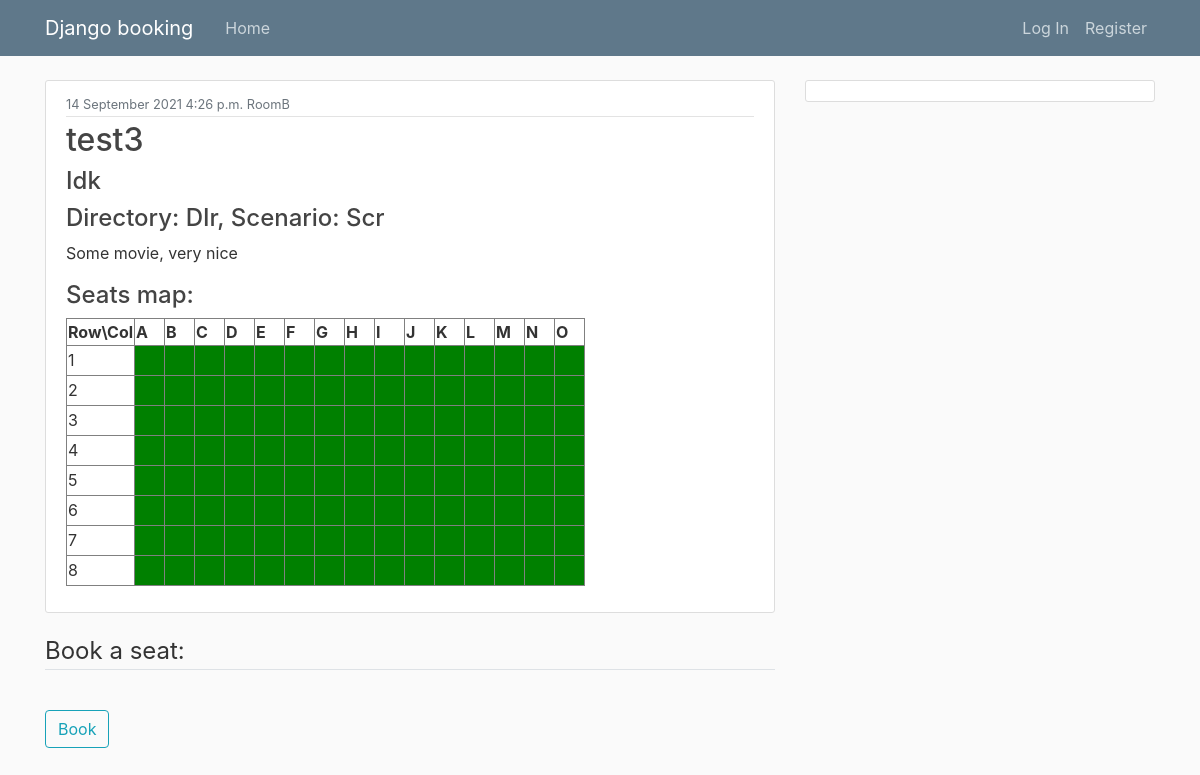
/booking/movie/11, run on the app's committed database.
### Booking/models.py (models this page shows, shortened)
class Movie(models.Model):
    title = models.CharField(max_length=100)
    description = models.TextField()
    date = models.DateField()
    time = models.TimeField()
    director = models.CharField(max_length=100)
    scriptwriter = models.CharField(max_length=100)
    studio = models.CharField(max_length=100)
    room_id = models.ForeignKey(Room, on_delete=models.CASCADE)

class Room(models.Model):
    name = models.CharField(max_length=100)
    number_of_seats = models.IntegerField()
    number_of_rows = models.IntegerField()
    number_of_columns = models.IntegerField()
    def __str__(self):
        return self.name

### Booking/views.py (the view)
# urls.py: path('movie/<int:primary_key>', movie_detail_view, name='movie-detail'),
def movie_detail_view(request, primary_key):
    try:
        movie = Movie.objects.get(pk=primary_key)
    except Movie.DoesNotExist:
        raise Http404('Book does not exist')
    seat_map = print_seats(movie.title)
    context = {
        'movie': movie,
        'seat_map': seat_map
    }
    return render(request, 'Booking/movie-detail.html', context=context)

### Booking/booking_functions/availability.py (called while the page is built)
def get_free_seats(movie: models.Movie):
    bookings = models.Booking.objects.filter(movie_id=movie)
    movie_seats = models.Movie_seat.objects.filter(movie_id=movie)
    booked_seats = []
    free_seats = []
    for booking in bookings:
        booked_seats.append(booking.seat_id)
    for movie_seat in movie_seats:
        if movie_seat.seat_id not in booked_seats:
            free_seats.append(movie_seat.seat_id)
    return free_seats

### templates/Booking/movie-detail.html (shortened to what this page needs)
{% extends "ADB/base.html" %}
{% load crispy_forms_tags %}
{% block content %}
  <article class="media content-section">
    <div class="media-body">
      <div class="article-metadata">
        <small class="text-muted">{{ movie.date|date:"d F Y" }}  {{ movie.time }} {{movie.room_id}}</small>
      </div>
      <h2 class="article-title">{{ movie.title }}</h2>
      <h4 class="article-title">{{ movie.studio }}</h4>
      <h4 class="article-title">Directory: {{ movie.director }}, Scenario: {{ movie.scriptwriter }}</h4>
      <p class="article-content">{{ movie.description }}</p>
      <p class="article-content">{{ seat_map |safe}}</p>
    </div>
  </article>
    <form method="POST">
        <fieldset class="form-group">
            <legend class="border-bottom mb-4">Book a seat:</legend>
        </fieldset>
        <div class="form-group">
            <button class="btn btn-outline-info" type="submit">Book</button>
        </div>
    </form>
{% endblock content %}

### static/Booking/main.css (style rules this page uses)
body { background: #fafafa; color: #333333; margin-top: 5rem; }
h1, h2, h3, h4, h5, h6 { color: #444444; }
.content-section { background: #ffffff; padding: 10px 20px; border: 1px solid #dddddd; border-radius: 3px; margin-bottom: 20px; }
.article-title { color: #444444; }
.article-content { white-space: pre-line; }
.article-metadata { padding-bottom: 1px; margin-bottom: 4px; border-bottom: 1px solid #e3e3e3 }
table.fixed { table-layout:fixed; }
table.fixed td { overflow: hidden; }

### data on the page
Movie: date "14 September 2021", time "4:26 p.m.", room_id "RoomB", title "test3", studio "Idk", director "DIr", scriptwriter "Scr", description "Some movie, very nice"

### other printed values
{{ seat_map |safe }} "Seats map: Row\\Col A B C D E F G H I J K L M N O 1 2 3 4 5 6 7 8"
